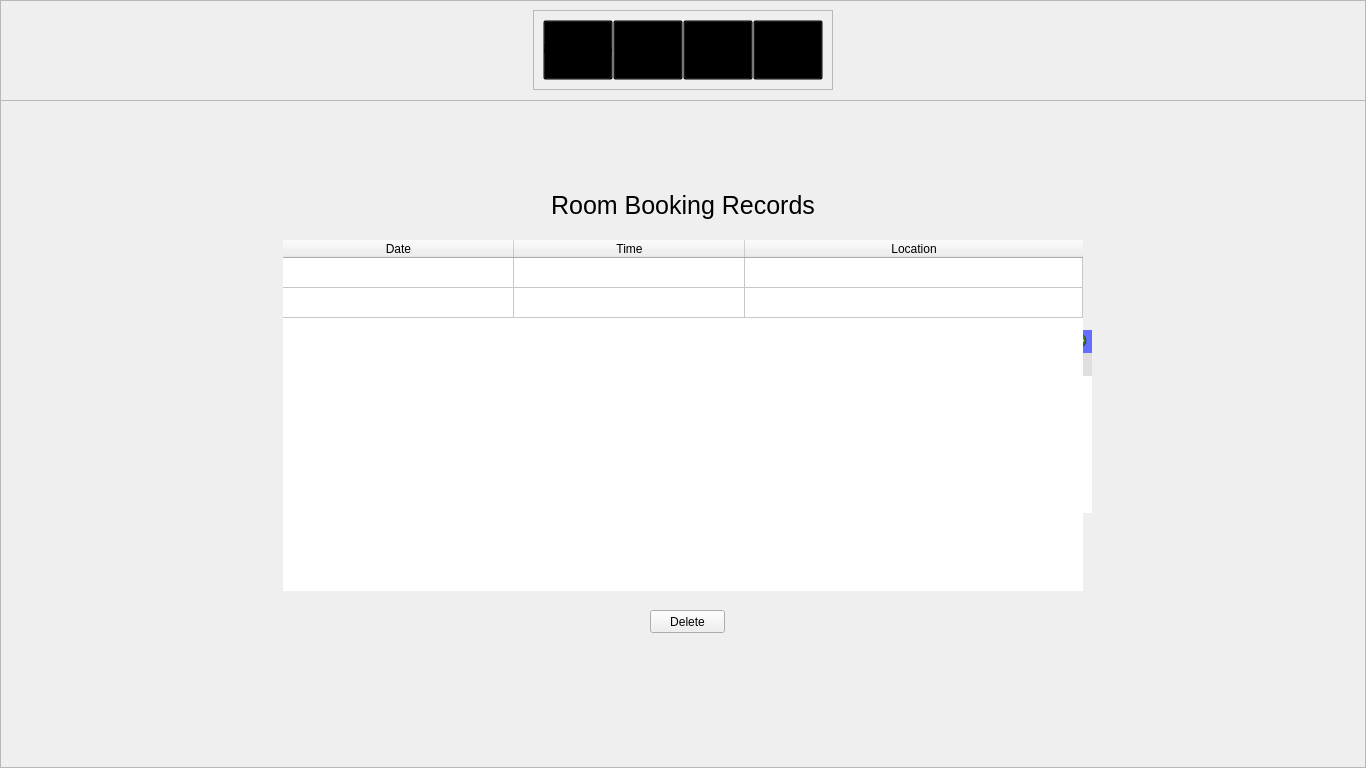
   <widget class="QFrame" name="mainFrame">
    <property name="geometry">
     <rect>
      <x>0</x>
      <y>0</y>
      <width>1366</width>
      <height>768</height>
     </rect>
    </property>
    <property name="frameShape">
     <enum>QFrame::StyledPanel</enum>
    </property>
    <property name="frameShadow">
     <enum>QFrame::Raised</enum>
    </property>
    <widget class="QFrame" name="buttonFrame">
     <property name="geometry">
      <rect>
       <x>533</x>
       <y>10</y>
       <width>300</width>
       <height>80</height>
      </rect>
     </property>
     <property name="styleSheet">
      <string notr="true">border-image: url(:/res/img/ButtonFrame.png);</string>
     </property>
     <property name="frameShape">
      <enum>QFrame::StyledPanel</enum>
     </property>
     <property name="frameShadow">
      <enum>QFrame::Raised</enum>
     </property>
     <widget class="QPushButton" name="RoomBook">
      <property name="geometry">
       <rect>
        <x>10</x>
        <y>10</y>
        <width>70</width>
        <height>60</height>
       </rect>
      </property>
      <property name="sizePolicy">
       <sizepolicy hsizetype="Fixed" vsizetype="Fixed">
        <horstretch>0</horstretch>
        <verstretch>0</verstretch>
       </sizepolicy>
      </property>
      <property name="minimumSize">
       <size>
        <width>70</width>
        <height>60</height>
       </size>
      </property>
      <property name="maximumSize">
       <size>
        <width>70</width>
        <height>60</height>
       </size>
      </property>
      <property name="autoFillBackground">
       <bool>false</bool>
      </property>
      <property name="styleSheet">
       <string notr="true">QPushButton{background-color:rgba(0, 0, 0, 0)}</string>
      </property>
      <property name="text">
       <string>Room Booking</string>
      </property>
     </widget>
     <widget class="QPushButton" name="Records">
      <property name="geometry">
       <rect>
        <x>80</x>
        <y>10</y>
        <width>70</width>
        <height>60</height>
       </rect>
      </property>
      <property name="sizePolicy">
       <sizepolicy hsizetype="Fixed" vsizetype="Fixed">
        <horstretch>0</horstretch>
        <verstretch>0</verstretch>
       </sizepolicy>
      </property>
      <property name="minimumSize">
       <size>
        <width>70</width>
        <height>60</height>
       </size>
      </property>
      <property name="maximumSize">
       <size>
        <width>70</width>
        <height>60</height>
       </size>
      </property>
      <property name="styleSheet">
       <string notr="true">QPushButton{background-color:rgba(0, 0, 0, 0)}</string>
      </property>
      <property name="text">
       <string>Records</string>
      </property>
     </widget>
     <widget class="QPushButton" name="ChangePassword">
      <property name="geometry">
       <rect>
        <x>150</x>
        <y>10</y>
        <width>70</width>
        <height>60</height>
       </rect>
      </property>
      <property name="sizePolicy">
       <sizepolicy hsizetype="Fixed" vsizetype="Fixed">
        <horstretch>0</horstretch>
        <verstretch>0</verstretch>
       </sizepolicy>
      </property>
      <property name="minimumSize">
       <size>
        <width>70</width>
        <height>60</height>
       </size>
      </property>
      <property name="maximumSize">
       <size>
        <width>70</width>
        <height>60</height>
       </size>
      </property>
      <property name="styleSheet">
       <string notr="true">QPushButton{background-color:rgba(0, 0, 0, 0)}</string>
      </property>
      <property name="text">
       <string>Change
Password</string>
      </property>
     </widget>
     <widget class="QPushButton" name="Logout">
      <property name="geometry">
       <rect>
        <x>220</x>
        <y>10</y>
        <width>70</width>
        <height>60</height>
       </rect>
      </property>
      <property name="sizePolicy">
       <sizepolicy hsizetype="Fixed" vsizetype="Fixed">
        <horstretch>0</horstretch>
        <verstretch>0</verstretch>
       </sizepolicy>
      </property>
      <property name="minimumSize">
       <size>
        <width>70</width>
        <height>60</height>
       </size>
      </property>
      <property name="maximumSize">
       <size>
        <width>70</width>
        <height>60</height>
       </size>
      </property>
      <property name="styleSheet">
       <string notr="true">QPushButton{background-color:rgba(0, 0, 0, 0)}</string>
      </property>
      <property name="text">
       <string>Logout</string>
      </property>
     </widget>
    </widget>
    <widget class="QFrame" name="bookingFrame">
     <property name="enabled">
      <bool>true</bool>
     </property>
     <property name="geometry">
      <rect>
       <x>0</x>
       <y>100</y>
       <width>1366</width>
       <height>668</height>
      </rect>
     </property>
     <property name="frameShape">
      <enum>QFrame::StyledPanel</enum>
     </property>
     <property name="frameShadow">
      <enum>QFrame::Plain</enum>
     </property>
     <widget class="QLabel" name="timetoLabel">
      <property name="geometry">
       <rect>
        <x>550</x>
        <y>330</y>
        <width>16</width>
        <height>22</height>
       </rect>
      </property>
      <property name="font">
       <font>
        <pointsize>9</pointsize>
       </font>
      </property>
      <property name="text">
       <string>to</string>
      </property>
      <property name="alignment">
       <set>Qt::AlignCenter</set>
      </property>
     </widget>
     <widget class="QPushButton" name="bkbtn">
      <property name="geometry">
       <rect>
        <x>470</x>
        <y>450</y>
        <width>80</width>
        <height>30</height>
       </rect>
      </property>
      <property name="text">
       <string>Book Room</string>
      </property>
     </widget>
     <widget class="QSpinBox" name="boardspin">
      <property name="geometry">
       <rect>
        <x>610</x>
        <y>265</y>
        <width>91</width>
        <height>22</height>
       </rect>
      </property>
      <property name="alignment">
       <set>Qt::AlignCenter</set>
      </property>
     </widget>
     <widget class="QLabel" name="bkbkgnd">
      <property name="geometry">
       <rect>
        <x>218</x>
        <y>50</y>
        <width>930</width>
        <height>523</height>
       </rect>
      </property>
      <property name="styleSheet">
       <string notr="true">border-image: url(:/res/img/BookingFrame.svg);</string>
      </property>
      <property name="text">
       <string/>
      </property>
     </widget>
     <widget class="QComboBox" name="roomtypSelec">
      <property name="geometry">
       <rect>
        <x>420</x>
        <y>195</y>
        <width>161</width>
        <height>22</height>
       </rect>
      </property>
     </widget>
     <widget class="QLabel" name="boardLabel">
      <property name="geometry">
       <rect>
        <x>550</x>
        <y>265</y>
        <width>47</width>
        <height>22</height>
       </rect>
      </property>
      <property name="font">
       <font>
        <pointsize>10</pointsize>
       </font>
      </property>
      <property name="text">
       <string>Boards</string>
      </property>
     </widget>
     <widget class="QLabel" name="roomtypLabel">
      <property name="geometry">
       <rect>
        <x>310</x>
        <y>195</y>
        <width>71</width>
        <height>22</height>
       </rect>
      </property>
      <property name="font">
       <font>
        <pointsize>10</pointsize>
       </font>
      </property>
      <property name="text">
       <string>Room Type:</string>
      </property>
     </widget>
     <widget class="QSpinBox" name="capspin">
      <property name="geometry">
       <rect>
        <x>420</x>
        <y>230</y>
        <width>161</width>
        <height>22</height>
       </rect>
      </property>
      <property name="alignment">
       <set>Qt::AlignCenter</set>
      </property>
     </widget>
     <widget class="QCalendarWidget" name="calendarRMBK">
      <property name="geometry">
       <rect>
        <x>780</x>
        <y>230</y>
        <width>312</width>
        <height>183</height>
       </rect>
      </property>
      <property name="palette">
       <palette>
        <active>
         <colorrole role="Highlight">
          <brush brushstyle="SolidPattern">
           <color alpha="255">
            <red>101</red>
            <green>110</green>
            <blue>255</blue>
           </color>
          </brush>
         </colorrole>
         <colorrole role="AlternateBase">
          <brush brushstyle="SolidPattern">
           <color alpha="255">
            <red>223</red>
            <green>223</green>
            <blue>223</blue>
           </color>
          </brush>
         </colorrole>
        </active>
        <inactive>
         <colorrole role="Highlight">
          <brush brushstyle="SolidPattern">
           <color alpha="255">
            <red>101</red>
            <green>110</green>
            <blue>255</blue>
           </color>
          </brush>
         </colorrole>
         <colorrole role="AlternateBase">
          <brush brushstyle="SolidPattern">
           <color alpha="255">
            <red>223</red>
            <green>223</green>
            <blue>223</blue>
           </color>
          </brush>
         </colorrole>
        </inactive>
        <disabled>
         <colorrole role="Highlight">
          <brush brushstyle="SolidPattern">
           <color alpha="255">
            <red>101</red>
            <green>110</green>
            <blue>255</blue>
           </color>
          </brush>
         </colorrole>
         <colorrole role="AlternateBase">
          <brush brushstyle="SolidPattern">
           <color alpha="255">
            <red>223</red>
            <green>223</green>
            <blue>223</blue>
           </color>
          </brush>
         </colorrole>
        </disabled>
       </palette>
      </property>
      <property name="autoFillBackground">
       <bool>false</bool>
      </property>
      <property name="styleSheet">
       <string notr="true">alternate-background-color: rgb(223, 223, 223);
selection-background-color: rgb(101, 110, 255);</string>
      </property>
      <property name="gridVisible">
       <bool>false</bool>
      </property>
      <property name="horizontalHeaderFormat">
       <enum>QCalendarWidget::ShortDayNames</enum>
      </property>
      <property name="verticalHeaderFormat">
       <enum>QCalendarWidget::NoVerticalHeader</enum>
      </property>
      <property name="navigationBarVisible">
       <bool>true</bool>
      </property>
      <property name="dateEditEnabled">
       <bool>true</bool>
      </property>
     </widget>
     <widget class="QTimeEdit" name="timeend">
      <property name="geometry">
       <rect>
        <x>584</x>
        <y>330</y>
        <width>118</width>
        <height>22</height>
       </rect>
      </property>
      <property name="alignment">
       <set>Qt::AlignCenter</set>
      </property>
     </widget>
     <widget class="QComboBox" name="rommnoSelec">
      <property name="geometry">
       <rect>
        <x>420</x>
        <y>365</y>
        <width>161</width>
        <height>22</height>
       </rect>
      </property>
     </widget>
     <widget class="QLabel" name="roomnoLabel">
      <property name="geometry">
       <rect>
        <x>310</x>
        <y>365</y>
        <width>61</width>
        <height>22</height>
       </rect>
      </property>
      <property name="font">
       <font>
        <pointsize>10</pointsize>
       </font>
      </property>
      <property name="text">
       <string>Room No.</string>
      </property>
     </widget>
     <widget class="QLabel" name="equipLabel">
      <property name="geometry">
       <rect>
        <x>310</x>
        <y>265</y>
        <width>81</width>
        <height>22</height>
       </rect>
      </property>
      <property name="font">
       <font>
        <pointsize>10</pointsize>
       </font>
      </property>
      <property name="text">
       <string>Equipments:</string>
      </property>
     </widget>
     <widget class="QTimeEdit" name="timestart">
      <property name="geometry">
       <rect>
        <x>420</x>
        <y>330</y>
        <width>118</width>
        <height>22</height>
       </rect>
      </property>
      <property name="alignment">
       <set>Qt::AlignCenter</set>
      </property>
     </widget>
     <widget class="QLabel" name="timeLabel">
      <property name="geometry">
       <rect>
        <x>310</x>
        <y>330</y>
        <width>47</width>
        <height>22</height>
       </rect>
      </property>
      <property name="font">
       <font>
        <pointsize>10</pointsize>
       </font>
      </property>
      <property name="text">
       <string>Time:</string>
      </property>
     </widget>
     <widget class="QLabel" name="capLabel">
      <property name="geometry">
       <rect>
        <x>310</x>
        <y>230</y>
        <width>61</width>
        <height>22</height>
       </rect>
      </property>
      <property name="font">
       <font>
        <pointsize>10</pointsize>
       </font>
      </property>
      <property name="text">
       <string>Capacity:</string>
      </property>
     </widget>
     <widget class="QCheckBox" name="ACchkbx">
      <property name="geometry">
       <rect>
        <x>420</x>
        <y>265</y>
        <width>70</width>
        <height>22</height>
       </rect>
      </property>
      <property name="text">
       <string>AC</string>
      </property>
     </widget>
     <widget class="QLabel" name="buildLabel">
      <property name="geometry">
       <rect>
        <x>310</x>
        <y>160</y>
        <width>61</width>
        <height>22</height>
       </rect>
      </property>
      <property name="font">
       <font>
        <pointsize>10</pointsize>
       </font>
      </property>
      <property name="text">
       <string>Building:</string>
      </property>
     </widget>
     <widget class="QComboBox" name="buildSelec">
      <property name="geometry">
       <rect>
        <x>420</x>
        <y>160</y>
        <width>161</width>
        <height>22</height>
       </rect>
      </property>
     </widget>
     <widget class="QCheckBox" name="projchkbx">
      <property name="geometry">
       <rect>
        <x>420</x>
        <y>295</y>
        <width>70</width>
        <height>22</height>
       </rect>
      </property>
      <property name="text">
       <string>Projector</string>
      </property>
     </widget>
     <zorder>bkbkgnd</zorder>
     <zorder>timetoLabel</zorder>
     <zorder>bkbtn</zorder>
     <zorder>boardspin</zorder>
     <zorder>roomtypSelec</zorder>
     <zorder>boardLabel</zorder>
     <zorder>roomtypLabel</zorder>
     <zorder>capspin</zorder>
     <zorder>calendarRMBK</zorder>
     <zorder>timeend</zorder>
     <zorder>rommnoSelec</zorder>
     <zorder>roomnoLabel</zorder>
     <zorder>equipLabel</zorder>
     <zorder>timestart</zorder>
     <zorder>timeLabel</zorder>
     <zorder>capLabel</zorder>
     <zorder>ACchkbx</zorder>
     <zorder>buildLabel</zorder>
     <zorder>buildSelec</zorder>
     <zorder>projchkbx</zorder>
    </widget>
    <widget class="QFrame" name="recordsFrame">
     <property name="geometry">
      <rect>
       <x>0</x>
       <y>100</y>
       <width>1366</width>
       <height>668</height>
      </rect>
     </property>
     <property name="frameShape">
      <enum>QFrame::StyledPanel</enum>
     </property>
     <property name="frameShadow">
      <enum>QFrame::Raised</enum>
     </property>
     <widget class="QLabel" name="recbkgnd">
      <property name="geometry">
       <rect>
        <x>218</x>
        <y>50</y>
        <width>930</width>
        <height>523</height>
       </rect>
      </property>
      <property name="styleSheet">
       <string notr="true">border-image: url(:/res/img/BookingFrame.svg);</string>
      </property>
      <property name="text">
       <string/>
      </property>
     </widget>
     <widget class="QTableWidget" name="recordTable">
      <property name="geometry">
       <rect>
        <x>283</x>
        <y>140</y>
        <width>800</width>
        <height>351</height>
       </rect>
      </property>
      <property name="frameShape">
       <enum>QFrame::NoFrame</enum>
      </property>
      <property name="frameShadow">
       <enum>QFrame::Plain</enum>
      </property>
      <property name="lineWidth">
       <number>0</number>
      </property>
      <property name="editTriggers">
       <set>QAbstractItemView::NoEditTriggers</set>
      </property>
      <property name="dragDropOverwriteMode">
       <bool>false</bool>
      </property>
      <property name="selectionMode">
       <enum>QAbstractItemView::SingleSelection</enum>
      </property>
      <property name="showGrid">
       <bool>true</bool>
      </property>
      <property name="gridStyle">
       <enum>Qt::SolidLine</enum>
      </property>
      <property name="cornerButtonEnabled">
       <bool>true</bool>
      </property>
      <property name="rowCount">
       <number>2</number>
      </property>
      <property name="columnCount">
       <number>3</number>
      </property>
      <attribute name="horizontalHeaderVisible">
       <bool>true</bool>
      </attribute>
      <attribute name="horizontalHeaderCascadingSectionResizes">
       <bool>false</bool>
      </attribute>
      <attribute name="horizontalHeaderDefaultSectionSize">
       <number>231</number>
      </attribute>
      <attribute name="horizontalHeaderStretchLastSection">
       <bool>true</bool>
      </attribute>
      <attribute name="verticalHeaderVisible">
       <bool>false</bool>
      </attribute>
      <row/>
      <row/>
      <column>
       <property name="text">
        <string>Date</string>
       </property>
       <property name="textAlignment">
        <set>AlignCenter</set>
       </property>
      </column>
      <column>
       <property name="text">
        <string>Time</string>
       </property>
       <property name="textAlignment">
        <set>AlignCenter</set>
       </property>
      </column>
      <column>
       <property name="text">
        <string>Location</string>
       </property>
       <property name="textAlignment">
        <set>AlignCenter</set>
       </property>
      </column>
     </widget>
     <widget class="QLabel" name="recTitle">
      <property name="geometry">
       <rect>
        <x>543</x>
        <y>90</y>
        <width>280</width>
        <height>30</height>
       </rect>
      </property>
      <property name="font">
       <font>
        <pointsize>19</pointsize>
       </font>
      </property>
      <property name="text">
       <string>Room Booking Records</string>
      </property>
      <property name="alignment">
       <set>Qt::AlignCenter</set>
      </property>
     </widget>
     <widget class="QPushButton" name="delrecbtn">
      <property name="geometry">
       <rect>
        <x>650</x>
        <y>510</y>
        <width>75</width>
        <height>23</height>
       </rect>
      </property>
      <property name="text">
       <string>Delete</string>
      </property>
     </widget>
    </widget>
    <widget class="QFrame" name="passwordFrame">
     <property name="geometry">
      <rect>
       <x>0</x>
       <y>100</y>
       <width>1366</width>
       <height>668</height>
      </rect>
     </property>
     <property name="frameShape">
      <enum>QFrame::StyledPanel</enum>
     </property>
     <property name="frameShadow">
      <enum>QFrame::Raised</enum>
     </property>
     <widget class="QLabel" name="passbkgnd">
      <property name="geometry">
       <rect>
        <x>363</x>
        <y>80</y>
        <width>640</width>
        <height>350</height>
       </rect>
      </property>
      <property name="styleSheet">
       <string notr="true">border-image: url(:/res/img/BookingFrame.svg);</string>
      </property>
      <property name="text">
       <string/>
      </property>
     </widget>
     <widget class="QLabel" name="currPassLabel">
      <property name="geometry">
       <rect>
        <x>430</x>
        <y>150</y>
        <width>121</width>
        <height>30</height>
       </rect>
      </property>
      <property name="font">
       <font>
        <pointsize>11</pointsize>
       </font>
      </property>
      <property name="text">
       <string>Current Password</string>
      </property>
     </widget>
     <widget class="QLabel" name="newPassLabel">
      <property name="geometry">
       <rect>
        <x>430</x>
        <y>200</y>
        <width>121</width>
        <height>30</height>
       </rect>
      </property>
      <property name="font">
       <font>
        <pointsize>11</pointsize>
       </font>
      </property>
      <property name="text">
       <string>New Password</string>
      </property>
     </widget>
     <widget class="QLabel" name="confirmPassLabel">
      <property name="geometry">
       <rect>
        <x>430</x>
        <y>250</y>
        <width>121</width>
        <height>30</height>
       </rect>
      </property>
      <property name="font">
       <font>
        <pointsize>11</pointsize>
       </font>
      </property>
      <property name="text">
       <string>Confirm Password</string>
      </property>
     </widget>
     <widget class="QPushButton" name="changePassbtn">
      <property name="geometry">
       <rect>
        <x>638</x>
        <y>342</y>
        <width>90</width>
        <height>50</height>
       </rect>
      </property>
      <property name="font">
       <font>
        <pointsize>13</pointsize>
       </font>
      </property>
      <property name="text">
       <string>Submit</string>
      </property>
     </widget>
     <widget class="QLineEdit" name="currPassinput">
      <property name="geometry">
       <rect>
        <x>590</x>
        <y>150</y>
        <width>291</width>
        <height>30</height>
       </rect>
      </property>
      <property name="font">
       <font>
        <pointsize>11</pointsize>
       </font>
      </property>
     </widget>
     <widget class="QLineEdit" name="newPassinput">
      <property name="geometry">
       <rect>
        <x>590</x>
        <y>200</y>
        <width>291</width>
        <height>30</height>
       </rect>
      </property>
      <property name="font">
       <font>
        <pointsize>11</pointsize>
       </font>
      </property>
     </widget>
     <widget class="QLineEdit" name="confirmPassinput">
      <property name="geometry">
       <rect>
        <x>590</x>
        <y>250</y>
        <width>291</width>
        <height>30</height>
       </rect>
      </property>
      <property name="font">
       <font>
        <pointsize>11</pointsize>
       </font>
      </property>
     </widget>
    </widget>
    <zorder>buttonFrame</zorder>
    <zorder>passwordFrame</zorder>
    <zorder>bookingFrame</zorder>
    <zorder>recordsFrame</zorder>
   </widget>
